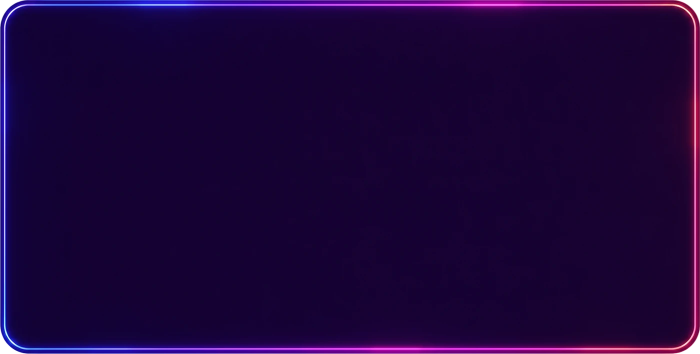
#> input picture apps/theme-park/scripts/info/source/tutorial-bg-lit.webp, 1400 x 708 px (shown at 1/2 size)
$ python build_info_frame.py
#> lines starting #> are read from the running program, lines starting #| are printed output that depends on the picture
#!/usr/bin/env python3
"""Strip the baked-in glare spots from the info modal's neon frame.

The frame art ships with half a dozen bright blobs painted onto the neon line. InfoBorderLights
already runs a pair of travelling lights around that same line, so the painted ones read as lights
that are broken — permanently stuck on, and out of step with the ones that move.

Removing them is a 1-D median filter run ALONG each straight edge. The frame's colour changes only
slowly from one end of an edge to the other, so a median in that direction leaves the gradient
essentially untouched while a blob — narrow, and far brighter than its surroundings — is exactly
what a median discards. The corners are left alone: no blob sits on one, and filtering round a bend
would smear the gradient's sharpest turn.

    python3 scripts/info/build_info_frame.py

Reads scripts/info/source/tutorial-bg-lit.webp (the original art, kept out of static/ so it is not
shipped) and writes static/assets/theme-park/v2/info/tutorial-bg.webp.
"""

from __future__ import annotations

import os
from pathlib import Path

import numpy as np
from PIL import Image

ROOT = Path(__file__).resolve().parents[2]
SOURCE = Path(__file__).resolve().parent / 'source' / 'tutorial-bg-lit.webp'
OUT = ROOT / 'static/assets/theme-park/v2/info/tutorial-bg.webp'

# How deep the neon line and its glow reach in from each edge.
BAND = 46
# Kept clear of the rounded corners, whose gradient turns too fast to median along.
CORNER = 90
# Wider than the widest blob, so the median never sees one as the majority.
WINDOW = 161


def median_along(strip: np.ndarray, window: int) -> np.ndarray:
    """Median-filter `strip` (length, depth, channels) along its first axis."""
    half = window // 2
    padded = np.pad(strip, ((half, half), (0, 0), (0, 0)), mode='edge')
    windows = np.lib.stride_tricks.sliding_window_view(padded, window, axis=0)
    return np.median(windows, axis=-1).astype(np.float32)


def main() -> None:
    img = Image.open(SOURCE).convert('RGBA')
#> img is the input picture: PIL image 1400x708 RGBA; mean R, G, B, A 28.2, 3.7, 58.2, 253.8
    a = np.asarray(img).astype(np.float32)
    h, w, _ = a.shape
#> h = 708; w = 1400
    out = a.copy()

    # Top and bottom run left-to-right; left and right run top-to-bottom. Each is taken as a
    # (length, depth, channels) strip so one routine handles all four.
    lo, hi = CORNER, w - CORNER
#> lo = 90; hi = 1310
    out[:BAND, lo:hi] = median_along(a[:BAND, lo:hi].transpose(1, 0, 2), WINDOW).transpose(1, 0, 2)
#> in median_along, `padded = np.pad(strip, ((half, half), (0, 0), (0, 0)), mode='edge')`:
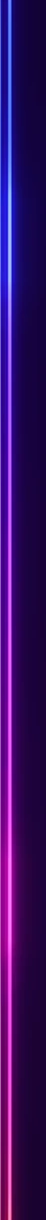
#> strip: shape (1220, 46, 4) float32; mean of channels 0, 1, 2, 3 54.2, 11.6, 98.9, 253.4; transparent parts drawn white
    out[h - BAND :, lo:hi] = median_along(
        a[h - BAND :, lo:hi].transpose(1, 0, 2), WINDOW
    ).transpose(1, 0, 2)
#> call 2 of median_along, with window = 161
#> in median_along (call 2), `padded = np.pad(strip, ((half, half), (0, 0), (0, 0)), mode='edge')`:
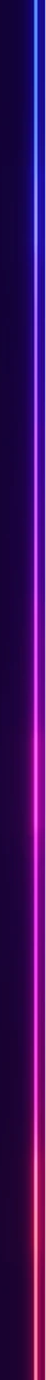
#> padded: shape (1380, 46, 4) float32; mean of channels 0, 1, 2, 3 58.2, 10.7, 92.2, 251.4; transparent parts drawn white
#> in median_along (call 2), `padded = np.pad(strip, ((half, half), (0, 0), (0, 0)), mode='edge')`:
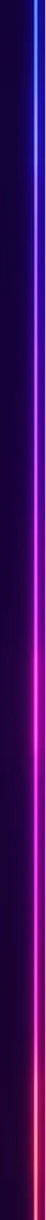
#> strip: shape (1220, 46, 4) float32; mean of channels 0, 1, 2, 3 59.3, 10.3, 93.6, 251.4; transparent parts drawn white

    lo, hi = CORNER, h - CORNER
#> hi = 618
    out[lo:hi, :BAND] = median_along(a[lo:hi, :BAND], WINDOW)
#> call 3 of median_along, with window = 161
#> in median_along (call 3), `padded = np.pad(strip, ((half, half), (0, 0), (0, 0)), mode='edge')`:
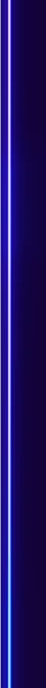
#> padded: shape (688, 46, 4) float32; mean of channels 0, 1, 2, 3 30.2, 16, 98.8, 251.6; transparent parts drawn white
#> in median_along (call 3), `padded = np.pad(strip, ((half, half), (0, 0), (0, 0)), mode='edge')`:
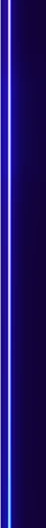
#> strip: shape (528, 46, 4) float32; mean of channels 0, 1, 2, 3 30.5, 16, 99.4, 251.6; transparent parts drawn white
    out[lo:hi, w - BAND :] = median_along(a[lo:hi, w - BAND :], WINDOW)
#> call 4 of median_along, with window = 161
#> in median_along (call 4), `padded = np.pad(strip, ((half, half), (0, 0), (0, 0)), mode='edge')`:
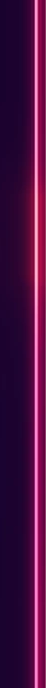
#> padded: shape (688, 46, 4) float32; mean of channels 0, 1, 2, 3 72.7, 13, 64.3, 253.6; transparent parts drawn white
#> in median_along (call 4), `padded = np.pad(strip, ((half, half), (0, 0), (0, 0)), mode='edge')`:
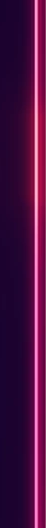
#> strip: shape (528, 46, 4) float32; mean of channels 0, 1, 2, 3 73.9, 13.3, 64.4, 253.6; transparent parts drawn white

    Image.fromarray(np.clip(out, 0, 255).astype(np.uint8), 'RGBA').save(
        OUT, 'WEBP', quality=94, method=6
    )
    print(f'{OUT.relative_to(ROOT)}  {img.size[0]}x{img.size[1]}  {os.path.getsize(OUT)/1024:.1f} KB')
#| static/assets/theme-park/v2/info/tutorial-bg.webp  1400x708  19.2 KB


if __name__ == '__main__':
    main()
